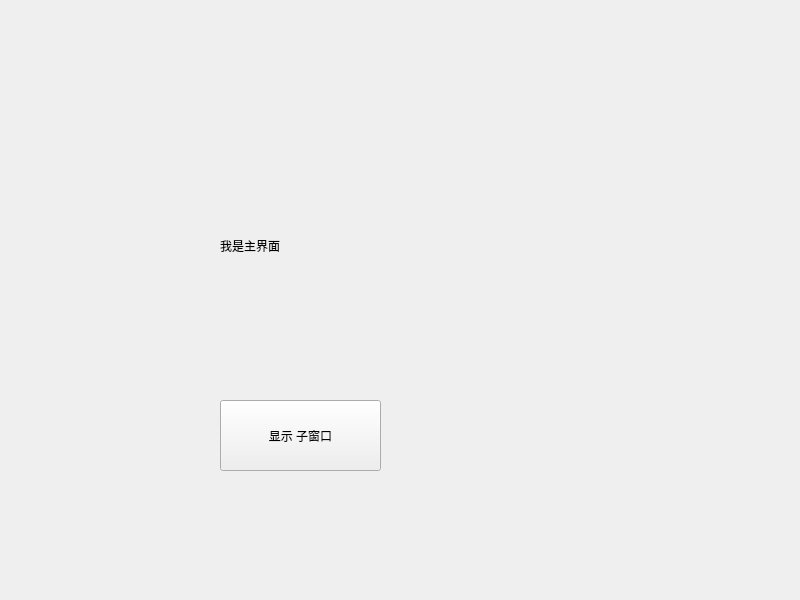
<?xml version="1.0" encoding="UTF-8"?>
<ui version="4.0">
 <class>MyWidget</class>
 <widget class="QWidget" name="MyWidget">
  <property name="geometry">
   <rect>
    <x>0</x>
    <y>0</y>
    <width>800</width>
    <height>600</height>
   </rect>
  </property>
  <property name="windowTitle">
   <string>MyWidget</string>
  </property>
  <widget class="QPushButton" name="ShowChild">
   <property name="geometry">
    <rect>
     <x>220</x>
     <y>400</y>
     <width>161</width>
     <height>71</height>
    </rect>
   </property>
   <property name="text">
    <string>显示 子窗口</string>
   </property>
  </widget>
  <widget class="QLabel" name="label">
   <property name="geometry">
    <rect>
     <x>220</x>
     <y>190</y>
     <width>181</width>
     <height>111</height>
    </rect>
   </property>
   <property name="text">
    <string>我是主界面</string>
   </property>
  </widget>
 </widget>
 <resources/>
 <connections/>
</ui>
